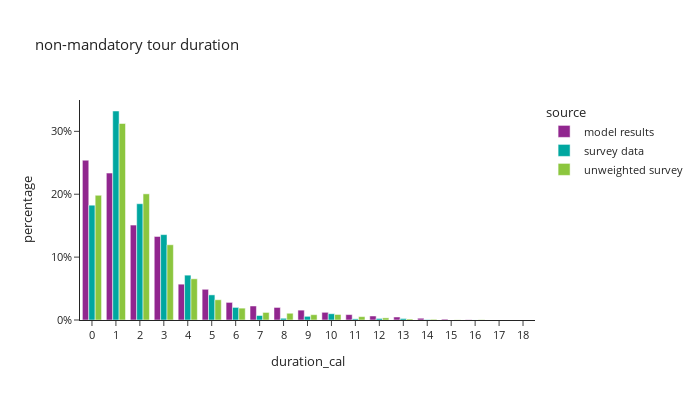

The notebook cell saved with this chart:
### Markdown cell above
## non-mantatory tour duration

### Code cell
non_m_tour_data['duration_cal'] = non_m_tour_data['end'] - non_m_tour_data['start']

df_plot = non_m_tour_data.groupby(['source','duration_cal'])[['trip_weight_2017_2019']].sum().reset_index()
df_plot['percentage'] = df_plot.groupby(['source'], group_keys=False)['trip_weight_2017_2019']. \
    apply(lambda x: x / float(x.sum()))

fig = px.bar(df_plot, x="duration_cal", y="percentage", color="source",barmode="group",
             title="non-mandatory tour duration")
fig.for_each_annotation(lambda a: a.update(text = a.text.split("=")[-1]))
fig.update_layout(height=400, width=700, yaxis=dict(tickformat=".0%"), xaxis=dict(dtick="1"))
fig.show()

### Figure 1 — Plotly figure (JSON) as saved in the notebook; plotly's stock layout.template omitted (floating-point values rounded to 4 significant figures)
{"data": [{"alignmentgroup": "True", "hovertemplate": "source=model results<br>duration_cal=%{x}<br>percentage=%{y}<extra></extra>", "legendgroup": "model results", "marker": {"color": "#91268F", "pattern": {"shape": ""}}, "name": "model results", "offsetgroup": "model results", "orientation": "v", "showlegend": true, "textposition": "auto", "type": "bar", "x": [0.0, 1.0, 2.0, 3.0, 4.0, 5.0, 6.0, 7.0, 8.0, 9.0, 10.0, 11.0, 12.0, 13.0, 14.0, 15.0, 16.0, 17.0, 18.0], "xaxis": "x", "y": [0.2541, 0.2336, 0.151, 0.1328, 0.05698, 0.04883, 0.02798, 0.02232, 0.01998, 0.01569, 0.01221, 0.008602, 0.006398, 0.004773, 0.002813, 0.001355, 0.0004234, 4.575e-05, 3.102e-06], "yaxis": "y"}, {"alignmentgroup": "True", "hovertemplate": "source=survey data<br>duration_cal=%{x}<br>percentage=%{y}<extra></extra>", "legendgroup": "survey data", "marker": {"color": "#00A7A0", "pattern": {"shape": ""}}, "name": "survey data", "offsetgroup": "survey data", "orientation": "v", "showlegend": true, "textposition": "auto", "type": "bar", "x": [0.0, 1.0, 2.0, 3.0, 4.0, 5.0, 6.0, 7.0, 8.0, 9.0, 10.0, 11.0, 12.0, 13.0, 14.0, 15.0, 16.0], "xaxis": "x", "y": [0.1826, 0.3324, 0.1849, 0.1358, 0.07131, 0.03995, 0.02002, 0.00713, 0.002756, 0.005859, 0.009964, 0.001816, 0.002464, 0.002386, 0.0006628, 2.971e-05, 6.555e-05], "yaxis": "y"}, {"alignmentgroup": "True", "hovertemplate": "source=unweighted survey<br>duration_cal=%{x}<br>percentage=%{y}<extra></extra>", "legendgroup": "unweighted survey", "marker": {"color": "#8CC63E", "pattern": {"shape": ""}}, "name": "unweighted survey", "offsetgroup": "unweighted survey", "orientation": "v", "showlegend": true, "textposition": "auto", "type": "bar", "x": [0.0, 1.0, 2.0, 3.0, 4.0, 5.0, 6.0, 7.0, 8.0, 9.0, 10.0, 11.0, 12.0, 13.0, 14.0, 15.0, 16.0], "xaxis": "x", "y": [0.1983, 0.3125, 0.2006, 0.1197, 0.06552, 0.03219, 0.01886, 0.01203, 0.01073, 0.008454, 0.008779, 0.005365, 0.003414, 0.001626, 0.001138, 0.0003252, 0.0004877], "yaxis": "y"}], "layout": {"barmode": "group", "height": 400, "legend": {"title": {"text": "source"}, "tracegroupgap": 0}, "title": {"text": "non-mandatory tour duration"}, "width": 700, "xaxis": {"anchor": "y", "domain": [0.0, 1.0], "dtick": "1", "title": {"text": "duration_cal"}}, "yaxis": {"anchor": "x", "domain": [0.0, 1.0], "tickformat": ".0%", "title": {"text": "percentage"}}}}
